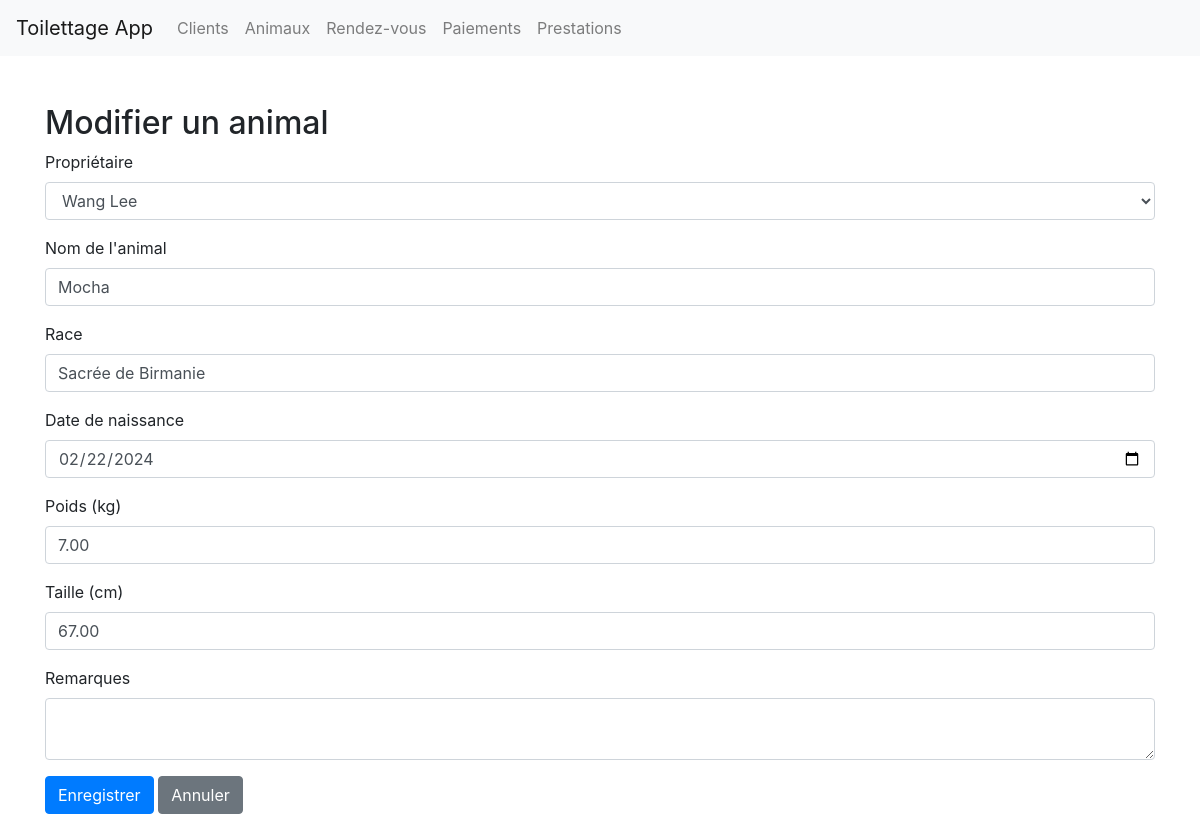
/index.php?page=modifier_animal&id=7 (signed in), run on the app's committed database.
### tables this page shows
CREATE TABLE IF NOT EXISTS `animal` (
  `id_animal` int NOT NULL AUTO_INCREMENT,
  `id_client` int DEFAULT NULL,
  `nom_animal` varchar(100) NOT NULL,
  `type` varchar(100) NOT NULL,
  `race` varchar(100) DEFAULT NULL,
  `date_de_naissance` date DEFAULT NULL,
  `poids` decimal(5,2) DEFAULT NULL,
  `taille` decimal(5,2) DEFAULT NULL,
  `remarques` text,
  `visible` tinyint(1) DEFAULT '1',
  PRIMARY KEY (`id_animal`),
  KEY `animal_1` (`id_client`)
);

### pages/modifier_animal.php (the view, shortened to what this page needs)
<?php
include_once('includes/db.php');
$id = filter_input(INPUT_GET, 'id', FILTER_VALIDATE_INT);
$animal = $pdo->query('SELECT * FROM animal WHERE id_animal = ' . $id)->fetch();
$clients = $pdo->query('SELECT * FROM clients')->fetchAll();
?>
<!DOCTYPE html>
<html lang="fr">
<head>
    <link href="https://stackpath.bootstrapcdn.com/bootstrap/4.5.2/css/bootstrap.min.css" rel="stylesheet">
</head>
<body>
    <?php include 'includes/header.php' ?>
    <div class="container mt-5">
        <h2>Modifier un animal</h2>
        <form method="post" action="index.php?page=modifier_animal&id=<?= $id ?>">
            <div class="form-group">
                <label>Propriétaire</label>
                <select name="id_client" class="form-control" required>
                    <?php foreach ($clients as $client): ?>
                        <option value="<?= $client['id_client'] ?>" <?= $animal['id_client'] == $client['id_client'] ? 'selected' : '' ?>>
                            <?= htmlspecialchars($client['nom']) ?> <?= htmlspecialchars($client['prenom']) ?>
                        </option>
                    <?php endforeach; ?>
                </select>
            </div>
            <div class="form-group">
                <label>Nom de l'animal</label>
                <input type="text" name="nom_animal" class="form-control" value="<?= htmlspecialchars($animal['nom_animal']) ?>" required>
            </div>
            <div class="form-group">
                <label>Race</label>
                <input type="text" name="race" class="form-control" value="<?= htmlspecialchars($animal['race']) ?>">
            </div>
            <div class="form-group">
                <label>Date de naissance</label>
                <input type="date" name="date_de_naissance" class="form-control" value="<?= htmlspecialchars($animal['date_de_naissance']) ?>">
            </div>
            <div class="form-group">
                <label>Poids (kg)</label>
                <input type="number" step="0.1" name="poids" class="form-control" value="<?= htmlspecialchars($animal['poids']) ?>">
            </div>
            <div class="form-group">
                <label>Taille (cm)</label>
                <input type="number" step="0.1" name="taille" class="form-control" value="<?= htmlspecialchars($animal['taille']) ?>">
            </div>
            <div class="form-group">
                <label>Remarques</label>
                <textarea name="remarques" class="form-control"><?= htmlspecialchars($animal['remarques']) ?></textarea>
            </div>
            <button type="submit" class="btn btn-primary">Enregistrer</button>
            <a href="index.php?page=animal" class="btn btn-secondary">Annuler</a>
        </form>
    </div>
</body>
</html>

### data on the page
animal: nom_animal "Mocha", race "Sacrée de Birmanie", date_de_naissance "02/22/2024", poids "7.00", taille "67.00"

### other printed values
form field id_client "Wang Lee"
